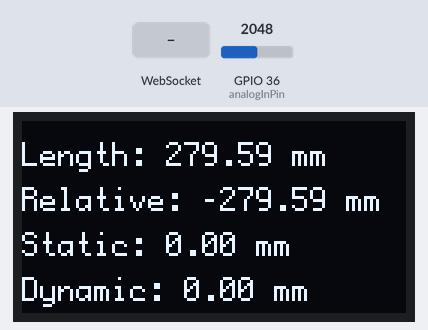
A program run on a simulated ESP32. Parts: 128×64 one-colour display. The inputs (shaded band) are chosen by the test bench; at power-on: GPIO 36 (analogInPin) = 2048. Storage starts empty; what the program prints to the serial monitor is not drawn.

Above: at 1.2 s.
1.3 s: GPIO 36 (analogInPin) set to 2866
At 2.6 s:
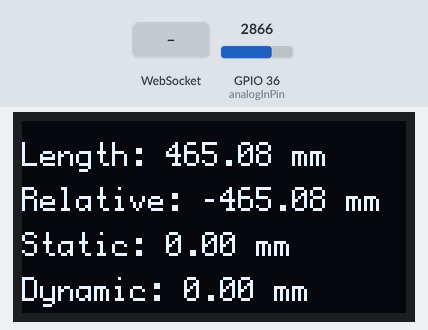
2.9 s: WebSocket text "m" received
At 3.3 s:
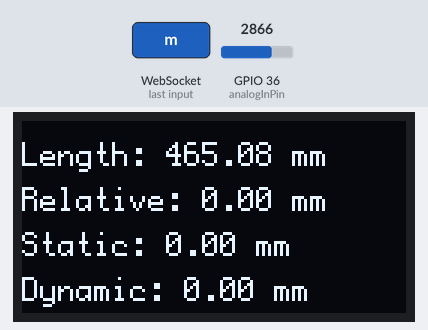
4.4 s: GPIO 36 (analogInPin) set to 3603
At 5.4 s:
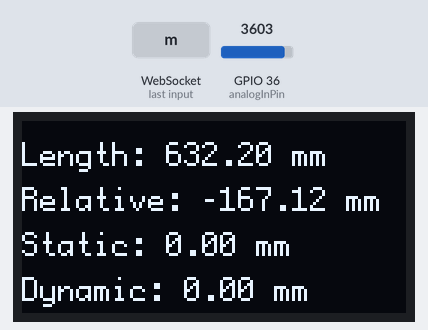
6.0 s: WebSocket text "s" received
At 7.1 s:
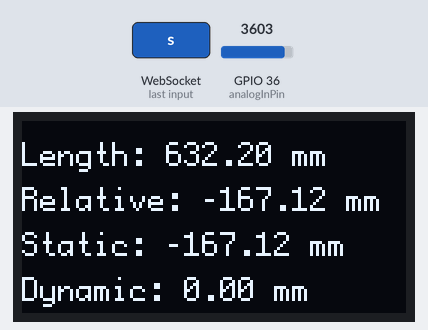
Timing chart, 0 to 6.7 s (numbered marks = the images above; inputs shaded):
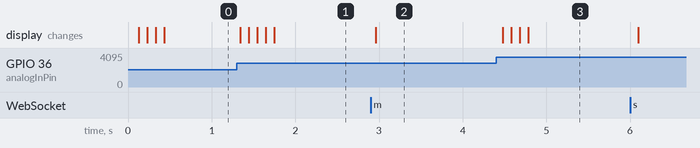

The program:

main.cpp
```cpp
#include <Arduino.h>
#include <U8g2lib.h>
#include <WiFi.h>
#include <FS.h>
#include <SPIFFS.h>
#include <ArduinoJson.h>
#include <string.h>

#include <AsyncTCP.h>
#include <ESPAsyncWebServer.h>

#include <SPI.h>

// WiFi
const char* ssid = "SuspensionTool";
const char* password = "SuspensionTool";

// WebServer
AsyncWebServer server(80);
AsyncWebSocket ws("/ws");

AsyncWebSocketClient * globalClient = NULL;

// Display
U8G2_SH1106_128X64_NONAME_1_HW_I2C u8g2(U8G2_R0, /* reset=*/ U8X8_PIN_NONE);

// Measurement Values
const int analogInPin = A0;  // ESP8266 Analog Pin ADC0 = A0

float adcAvgValue = 0.0;  // value read from the pot
float Length = 0.0;
float RelLength = 0.0;
float MaxLength = 0.0;
float StaticSag = 0.0;
float DynamicSag = 0.0;

// Averaging
#define ADC_MIN 815
#define ADC_HUNDRED 1256

#define ADC_AVG 128
long avgBuffer[ADC_AVG] = {0};

// JSON
const int capacity = JSON_OBJECT_SIZE(5);
StaticJsonDocument<capacity> JsonDoc;

char JsonOutput[128];

// Timing
unsigned long now = 0;
unsigned long lastADC = 0;
unsigned long lastWeb = 0;
unsigned long lastDisp = 0;

#define ADC_TIMING 1
#define WEB_TIMING 100
#define DISP_TIMING 100

// WebSocket Handler
void onWsEvent(AsyncWebSocket * server, AsyncWebSocketClient * client, AwsEventType type, void * arg, uint8_t *data, size_t len){

  if(type == WS_EVT_CONNECT){

    Serial.println("Websocket client connection received");
    globalClient = client;

  } else if(type == WS_EVT_DISCONNECT){

    Serial.println("Websocket client connection finished");
    globalClient = NULL;

  } else if(type == WS_EVT_DATA){

    switch (data[0]) {
      case 'm':
        MaxLength = Length;
        Serial.print("MaxLength: ");
        Serial.println(MaxLength);
        break;
      case 's':
        StaticSag = MaxLength - Length;
        Serial.print("StaticSag: ");
        Serial.println(StaticSag);
        break;
      case 'd':
        DynamicSag = MaxLength - Length;
        Serial.print("DynamicSag: ");
        Serial.println(DynamicSag);
        break;
      default:
        Serial.println("Didn't match a string");
        break;
    }
  }
}

// Read ADC and calculate floating average
float measureADC () {
  static int i = 0;
  static int j = 0;

  if (i < (ADC_AVG - 1)) {
    i ++;
  }
  else {
    i = 0;
  }
  avgBuffer[i] = analogRead(analogInPin);

  j = 0;
  float value = 0;
  while (j < ADC_AVG) {
    value += avgBuffer[j];
    j++;
  }
  value /= (float)ADC_AVG;

  Serial.print("ADC Value: ");
  Serial.println(value);

  return (value);
}

float calculateLength (float value) {
  return ((value - ADC_MIN) * ((100.0)/(ADC_HUNDRED-ADC_MIN)));
}

void setup() {
  // initialize serial communication at 115200
  Serial.begin(115200);

  if(!SPIFFS.begin(true)){
     Serial.println("An Error has occurred while mounting SPIFFS");
     return;
  }

  u8g2.begin();

  u8g2.begin();
  u8g2.enableUTF8Print();		// enable UTF8 support for the Arduino print() function

  u8g2.setFont(u8g2_font_profont12_mf);

  //ESP32 As access point
  WiFi.disconnect();   //added to start with the wifi off, avoid crashing
  WiFi.mode(WIFI_OFF); //added to start with the wifi off, avoid crashing
  WiFi.setHostname("SuspensionTool");
  WiFi.mode(WIFI_AP);
  WiFi.softAP(ssid, password);

  IPAddress IP = WiFi.softAPIP();
  Serial.print("AP IP address: ");
  Serial.println(IP);

  ws.onEvent(onWsEvent);
  server.addHandler(&ws);

  server.on("/", HTTP_GET, [](AsyncWebServerRequest *request){
    request->send(SPIFFS, "/ws.html", "text/html");
  });

  server.begin();
}

void loop() {
  now = millis();

  if ((now - lastADC) > ADC_TIMING) {
    adcAvgValue = measureADC();
    Length = calculateLength(adcAvgValue);
    RelLength = MaxLength - Length;
    lastADC = now;
  }

  if ((now - lastDisp) > DISP_TIMING) {
    u8g2.firstPage();
    do {
      u8g2.setCursor(0, 15);
      u8g2.print("Length: ");
      u8g2.print(Length);
      u8g2.print(" mm");

      u8g2.setCursor(0, 30);
      u8g2.print("Relative: ");
      u8g2.print(RelLength);
      u8g2.print(" mm");

      u8g2.setCursor(0, 45);
      u8g2.print("Static: ");
      u8g2.print(StaticSag);
      u8g2.print(" mm");

      u8g2.setCursor(0, 60);
      u8g2.print("Dynamic: ");
      u8g2.print(DynamicSag);
      u8g2.print(" mm");

    } while ( u8g2.nextPage() );

    lastDisp = now;
  }

  if ((now - lastWeb) > WEB_TIMING) {
      if(globalClient != NULL && globalClient->status() == WS_CONNECTED){

        JsonDoc["length"] = Length;
        JsonDoc["max"] = MaxLength;
        JsonDoc["static"] = StaticSag;
        JsonDoc["dynamic"] = DynamicSag;
        JsonDoc["relative"] = RelLength;

        serializeJson(JsonDoc, JsonOutput);

        /*
        Serial.print("Length ");
        Serial.print(Length, 20);
        Serial.print(" MaxLength: ");
        Serial.print(MaxLength, 20);
        Serial.print(" StaticSag: ");
        Serial.print(StaticSag, 20);
        Serial.print(" Dynamic: ");
        Serial.println(DynamicSag, 20);


        Serial.println(JsonOutput);
        */

        globalClient->text(String(JsonOutput));
    }
    lastWeb = now;
  }
}
```

Measured:
- after the input at 1.3 s, the display: first changes at once (image 1 shows a later state)
- after the input at 2.9 s, the display: changes after 0.06 s (image 2)
- after the input at 4.4 s, the display: first changes after 0.08 s (image 3 shows a later state)
